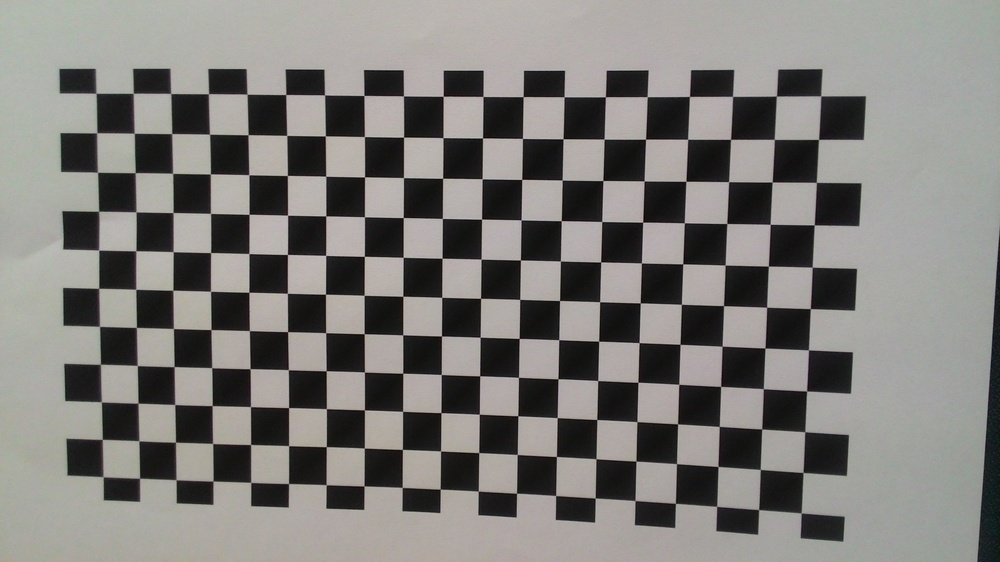
#> input picture assignments/Homography/check1.jpg, 1000 x 562 px, shrunk from 3264 x 1836 before the run
$ python sift.py   (Python 2 division)
#> lines starting #> are read from the running program, lines starting #| are printed output that depends on the picture
import cv2
import numpy as np

print cv2.__version__
img = cv2.imread('check1.jpg')
#> img is the input picture: shape (562, 1000, 3); mean B, G, R 121.1, 124.4, 126.4
gray= cv2.cvtColor(img,cv2.COLOR_BGR2GRAY)

sift = cv2.xfeatures2d.SIFT_create()
kp = sift.detect(gray,None)
#> kp = 1194 keypoints; strongest (x, y, size): (840, 204, 28.2), (79, 307, 24.2), (77, 152, 24.6), (836, 289, 27.8)

img=cv2.drawKeypoints(gray,kp)
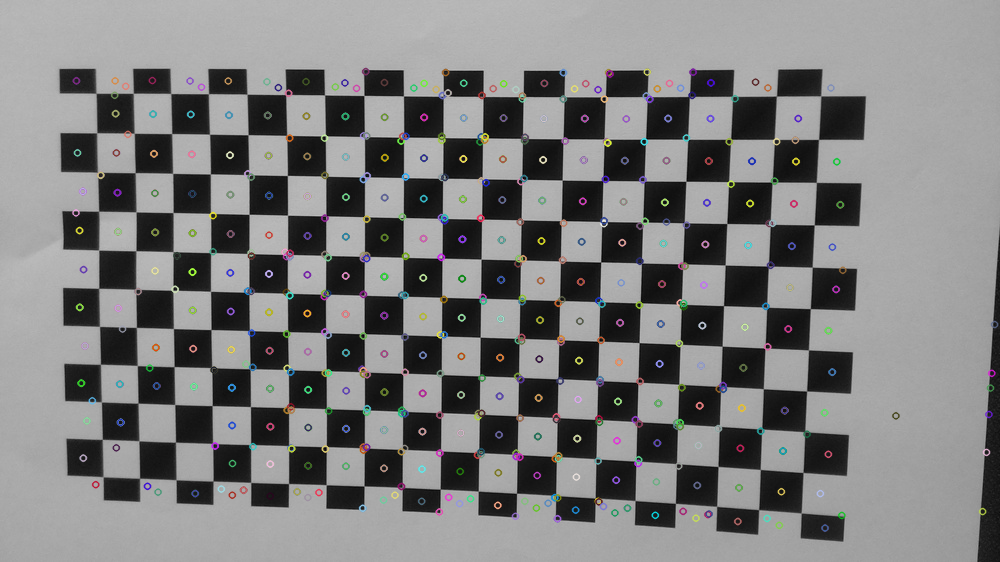
#> img: shape (562, 1000, 3); mean of channels 0, 1, 2 125.3, 125.3, 125.4; drawn as B, G, R
cv2.imwrite('sift_keypoints.jpg',img)

$ run again, with assignments/Homography/check2.jpg copied over assignments/Homography/check1.jpg
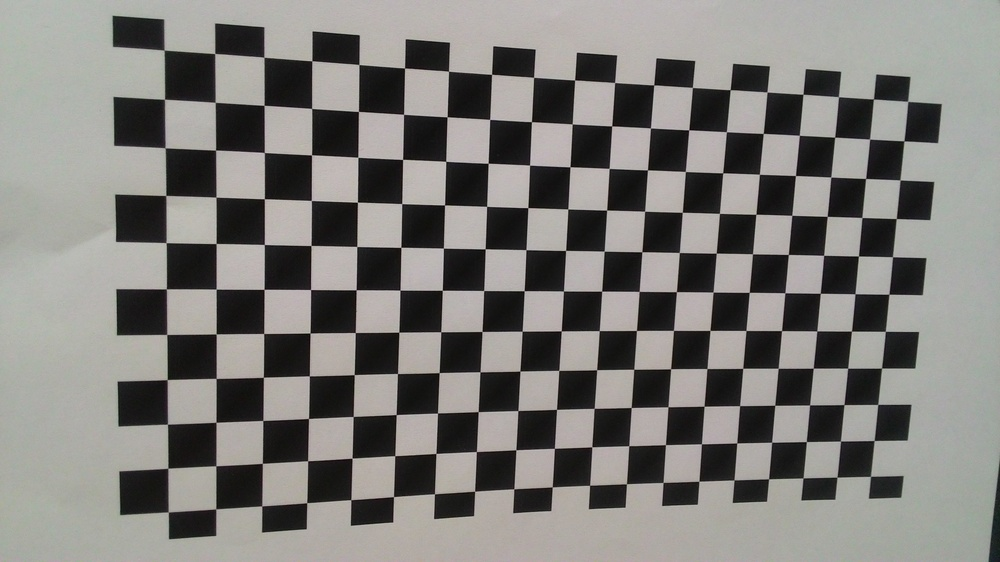
#> input picture assignments/Homography/check2.jpg, 1000 x 562 px, shrunk from 3264 x 1836 before the run
#> img is the input picture: shape (562, 1000, 3); mean B, G, R 121.3, 124.8, 126.4
#> kp = 1207 keypoints; strongest (x, y, size): (139, 312, 31.1), (138, 218, 31.8), (137, 122, 32.5), (140, 403, 30.3)
#> `img=cv2.drawKeypoints(gray,kp)`:
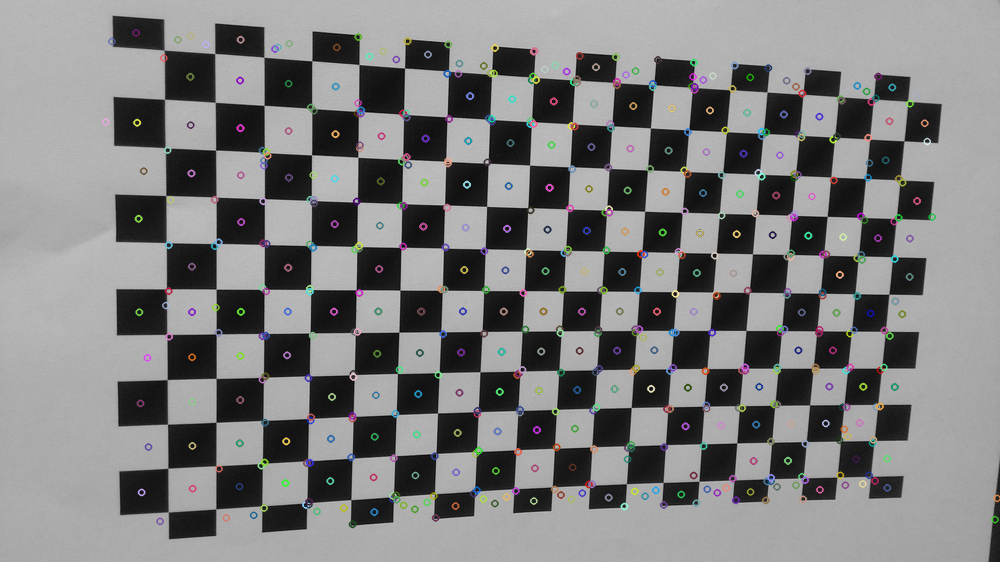
#> img: shape (562, 1000, 3); mean of channels 0, 1, 2 125.6, 125.6, 125.6; drawn as B, G, R

$ run again, with assignments/Homography/P_20160213_191957.jpg copied over assignments/Homography/check1.jpg
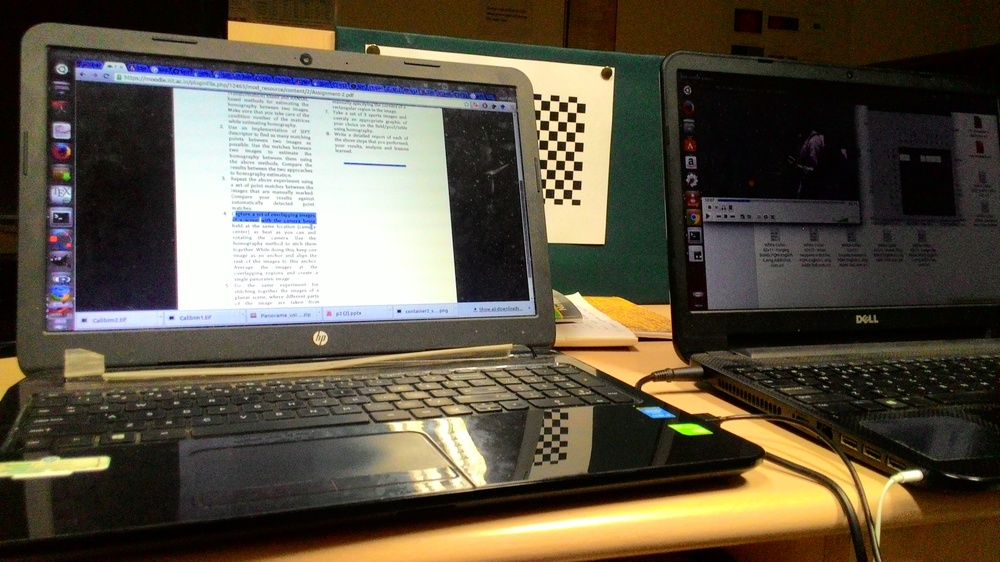
#> input picture assignments/Homography/P_20160213_191957.jpg, 1000 x 562 px, shrunk from 3264 x 1836 before the run
#> img is the input picture: shape (562, 1000, 3); mean B, G, R 69.6, 85.2, 92.8
#> `gray= cv2.cvtColor(img,cv2.COLOR_BGR2GRAY)`:
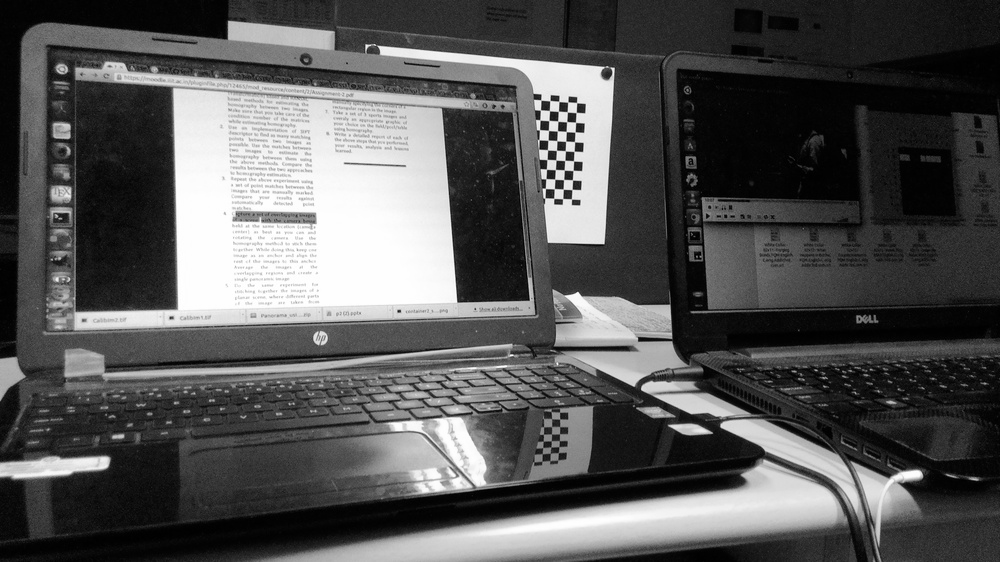
#> gray: shape (562, 1000); min 0, max 255, mean 85.7
#> kp = 2862 keypoints; strongest (x, y, size): (580, 128, 5.9), (915, 474, 8.8), (581, 108, 5.9), (579, 147, 5.8)
#> `img=cv2.drawKeypoints(gray,kp)`:
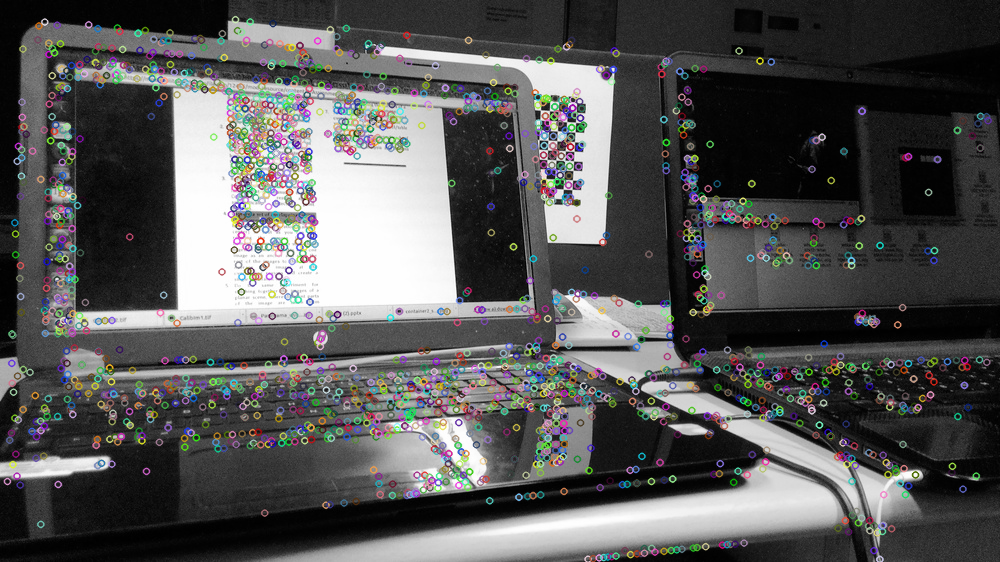
#> img: shape (562, 1000, 3); mean of channels 0, 1, 2 86.6, 86.7, 86.7; drawn as B, G, R
